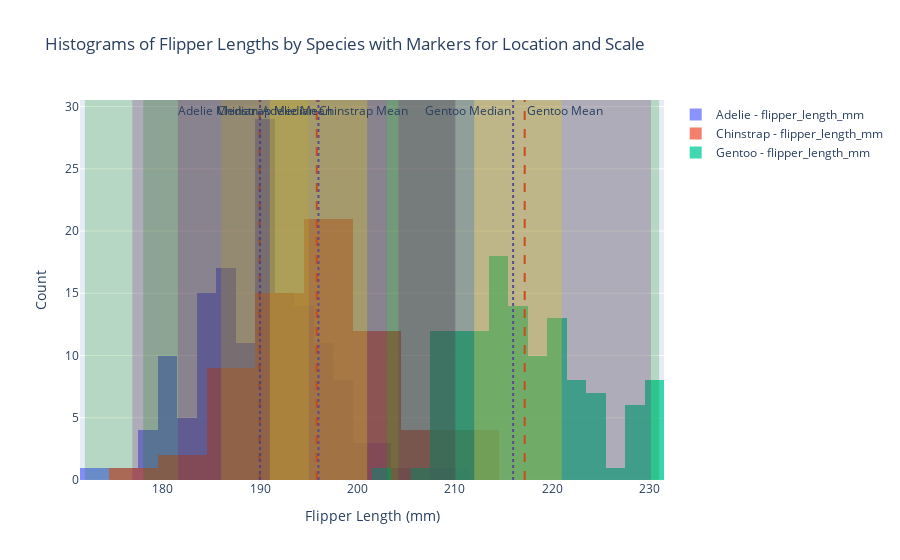

Notebook code cell kept with this figure:
### Code cell
#question1
import seaborn as sns
import pandas as pd
import plotly.express as px
import plotly.graph_objects as go

# Load the penguins dataset
penguins = sns.load_dataset("penguins")

# Drop rows with missing values
penguins = penguins.dropna(subset=["flipper_length_mm"])

# Group the data by species
species_groups = penguins.groupby("species")

# Create histograms for each species and add lines and rectangles
fig = go.Figure()

for species, group in species_groups:
    flipper_lengths = group["flipper_length_mm"]
    
    # Calculate the statistics
    mean = flipper_lengths.mean()
    median = flipper_lengths.median()
    std = flipper_lengths.std()
    min_val = flipper_lengths.min()
    max_val = flipper_lengths.max()
    q1 = flipper_lengths.quantile(0.25)
    q3 = flipper_lengths.quantile(0.75)
    
    # Add histogram for the species
    fig.add_trace(go.Histogram(
        x=flipper_lengths, 
        name=f"{species} - flipper_length_mm",
        opacity=0.75
    ))

    # Add hlines for mean and median
    fig.add_vline(x=mean, line=dict(color='red', dash='dash'), annotation_text=f'{species} Mean', annotation_position='top right')
    fig.add_vline(x=median, line=dict(color='blue', dash='dot'), annotation_text=f'{species} Median', annotation_position='top left')
    
    # Add vrects for range, IQR, and 2*std around mean
    fig.add_vrect(x0=min_val, x1=max_val, fillcolor="green", opacity=0.2, line_width=0)
    fig.add_vrect(x0=q1, x1=q3, fillcolor="yellow", opacity=0.3, line_width=0)
    fig.add_vrect(x0=mean - 2*std, x1=mean + 2*std, fillcolor="purple", opacity=0.2, line_width=0)

# Update layout for the figure
fig.update_layout(
    title="Histograms of Flipper Lengths by Species with Markers for Location and Scale",
    xaxis_title="Flipper Length (mm)",
    yaxis_title="Count",
    barmode='overlay'
)

# Show the figure
fig.show()

### Figure 1 — Plotly figure (JSON) as saved in the notebook; plotly's stock layout.template omitted (floating-point values rounded to 4 significant figures; data arrays with more than 128 entries replaced by an {"elided": "..."} marker saying what was removed)
{"data": [{"name": "Adelie - flipper_length_mm", "opacity": 0.75, "type": "histogram", "x": {"elided": "151 int values"}}, {"name": "Chinstrap - flipper_length_mm", "opacity": 0.75, "type": "histogram", "x": [192, 196, 193, 188, 197, 198, 178, 197, 195, 198, 193, 194, 185, 201, 190, 201, 197, 181, 190, 195, 181, 191, 187, 193, 195, 197, 200, 200, 191, 205, 187, 201, 187, 203, 195, 199, 195, 210, 192, 205, 210, 187, 196, 196, 196, 201, 190, 212, 187, 198, 199, 201, 193, 203, 187, 197, 191, 203, 202, 194, 206, 189, 195, 207, 202, 193, 210, 198]}, {"name": "Gentoo - flipper_length_mm", "opacity": 0.75, "type": "histogram", "x": [211, 230, 210, 218, 215, 210, 211, 219, 209, 215, 214, 216, 214, 213, 210, 217, 210, 221, 209, 222, 218, 215, 213, 215, 215, 215, 216, 215, 210, 220, 222, 209, 207, 230, 220, 220, 213, 219, 208, 208, 208, 225, 210, 216, 222, 217, 210, 225, 213, 215, 210, 220, 210, 225, 217, 220, 208, 220, 208, 224, 208, 221, 214, 231, 219, 230, 214, 229, 220, 223, 216, 221, 221, 217, 216, 230, 209, 220, 215, 223, 212, 221, 212, 224, 212, 228, 218, 218, 212, 230, 218, 228, 212, 224, 214, 226, 216, 222, 203, 225, 219, 228, 215, 228, 216, 215, 210, 219, 208, 209, 216, 229, 213, 230, 217, 230, 217, 222, 214, 215, 222, 212, 213]}], "layout": {"annotations": [{"showarrow": false, "text": "Adelie Mean", "x": 190.0, "xanchor": "left", "xref": "x", "y": 1, "yanchor": "top", "yref": "y domain"}, {"showarrow": false, "text": "Adelie Median", "x": 190, "xanchor": "right", "xref": "x", "y": 1, "yanchor": "top", "yref": "y domain"}, {"showarrow": false, "text": "Chinstrap Mean", "x": 195.8, "xanchor": "left", "xref": "x", "y": 1, "yanchor": "top", "yref": "y domain"}, {"showarrow": false, "text": "Chinstrap Median", "x": 196, "xanchor": "right", "xref": "x", "y": 1, "yanchor": "top", "yref": "y domain"}, {"showarrow": false, "text": "Gentoo Mean", "x": 217.2, "xanchor": "left", "xref": "x", "y": 1, "yanchor": "top", "yref": "y domain"}, {"showarrow": false, "text": "Gentoo Median", "x": 216, "xanchor": "right", "xref": "x", "y": 1, "yanchor": "top", "yref": "y domain"}], "barmode": "overlay", "shapes": [{"line": {"color": "red", "dash": "dash"}, "type": "line", "x0": 190.0, "x1": 190.0, "xref": "x", "y0": 0, "y1": 1, "yref": "y domain"}, {"line": {"color": "blue", "dash": "dot"}, "type": "line", "x0": 190, "x1": 190, "xref": "x", "y0": 0, "y1": 1, "yref": "y domain"}, {"fillcolor": "green", "line": {"width": 0}, "opacity": 0.2, "type": "rect", "x0": 172, "x1": 210, "xref": "x", "y0": 0, "y1": 1, "yref": "y domain"}, {"fillcolor": "yellow", "line": {"width": 0}, "opacity": 0.3, "type": "rect", "x0": 186, "x1": 195, "xref": "x", "y0": 0, "y1": 1, "yref": "y domain"}, {"fillcolor": "purple", "line": {"width": 0}, "opacity": 0.2, "type": "rect", "x0": 176.9, "x1": 203.0, "xref": "x", "y0": 0, "y1": 1, "yref": "y domain"}, {"line": {"color": "red", "dash": "dash"}, "type": "line", "x0": 195.8, "x1": 195.8, "xref": "x", "y0": 0, "y1": 1, "yref": "y domain"}, {"line": {"color": "blue", "dash": "dot"}, "type": "line", "x0": 196, "x1": 196, "xref": "x", "y0": 0, "y1": 1, "yref": "y domain"}, {"fillcolor": "green", "line": {"width": 0}, "opacity": 0.2, "type": "rect", "x0": 178, "x1": 212, "xref": "x", "y0": 0, "y1": 1, "yref": "y domain"}, {"fillcolor": "yellow", "line": {"width": 0}, "opacity": 0.3, "type": "rect", "x0": 191, "x1": 201, "xref": "x", "y0": 0, "y1": 1, "yref": "y domain"}, {"fillcolor": "purple", "line": {"width": 0}, "opacity": 0.2, "type": "rect", "x0": 181.6, "x1": 210.1, "xref": "x", "y0": 0, "y1": 1, "yref": "y domain"}, {"line": {"color": "red", "dash": "dash"}, "type": "line", "x0": 217.2, "x1": 217.2, "xref": "x", "y0": 0, "y1": 1, "yref": "y domain"}, {"line": {"color": "blue", "dash": "dot"}, "type": "line", "x0": 216, "x1": 216, "xref": "x", "y0": 0, "y1": 1, "yref": "y domain"}, {"fillcolor": "green", "line": {"width": 0}, "opacity": 0.2, "type": "rect", "x0": 203, "x1": 231, "xref": "x", "y0": 0, "y1": 1, "yref": "y domain"}, {"fillcolor": "yellow", "line": {"width": 0}, "opacity": 0.3, "type": "rect", "x0": 212, "x1": 221, "xref": "x", "y0": 0, "y1": 1, "yref": "y domain"}, {"fillcolor": "purple", "line": {"width": 0}, "opacity": 0.2, "type": "rect", "x0": 204.2, "x1": 230.2, "xref": "x", "y0": 0, "y1": 1, "yref": "y domain"}], "title": {"text": "Histograms of Flipper Lengths by Species with Markers for Location and Scale"}, "xaxis": {"title": {"text": "Flipper Length (mm)"}}, "yaxis": {"title": {"text": "Count"}}}}
